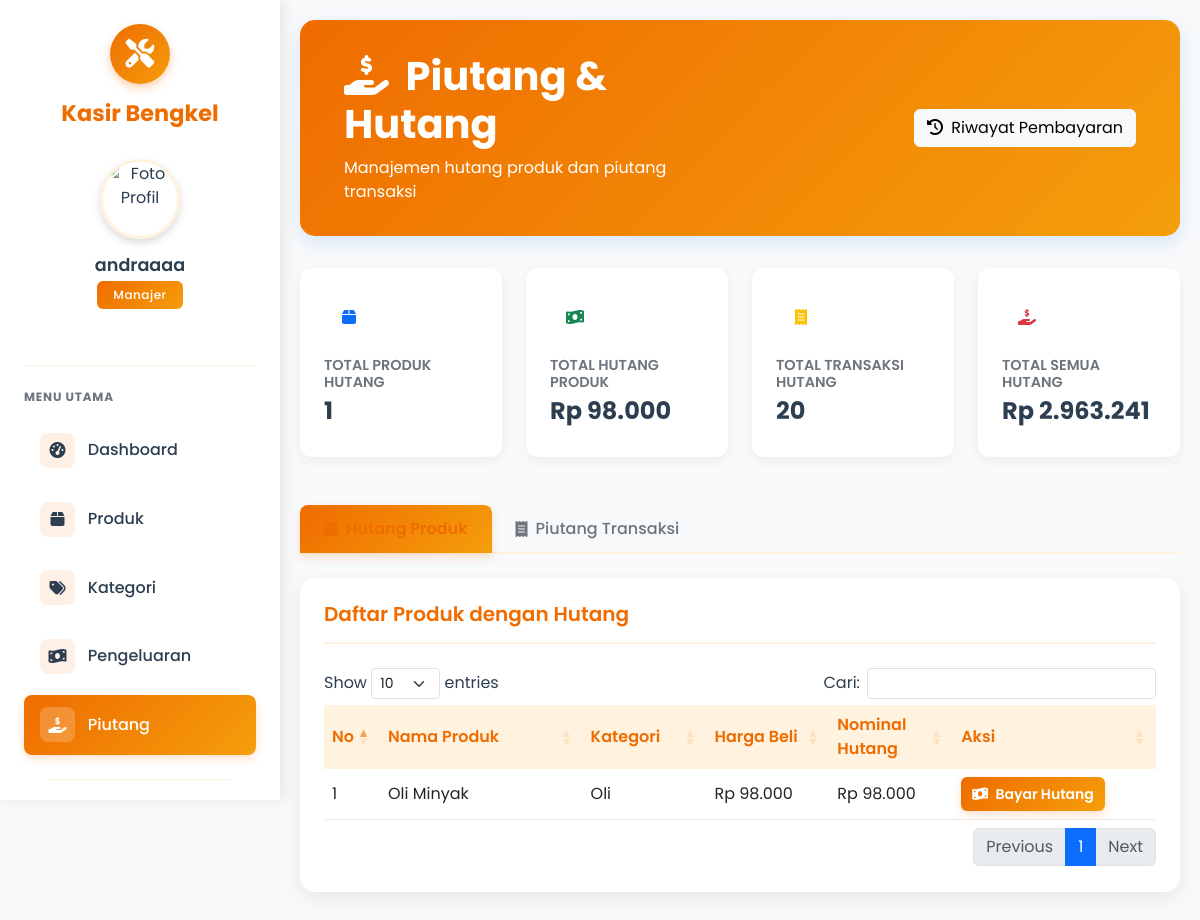
Screenshot of /manajer/piutang.php (signed in) with the database file from the repository.
### tables this page shows
CREATE TABLE `produk` (
  `id` int(11) NOT NULL,
  `nama` varchar(50) NOT NULL,
  `harga_beli` decimal(10,2) DEFAULT NULL,
  `harga_jual` decimal(10,2) NOT NULL,
  `stok` int(11) NOT NULL,
  `kategori_id` int(11) DEFAULT NULL,
  `hutang_sparepart` enum('Hutang','Cash') DEFAULT 'Cash',
  `nominal_hutang` decimal(10,2) DEFAULT 0.00
);

CREATE TABLE `kategori` (
  `id` int(11) NOT NULL,
  `nama_kategori` varchar(50) NOT NULL
);

### manajer/piutang.php (the view, shortened to what this page needs)
<?php
include '../config.php';
$hutang_produk_query = "SELECT * FROM produk WHERE hutang_sparepart = 'Hutang' AND nominal_hutang > 0 ORDER BY nominal_hutang DESC";
$hutang_produk_result = mysqli_query($conn, $hutang_produk_query);
$summary_query = "SELECT
                 (SELECT COUNT(*) FROM produk WHERE hutang_sparepart = 'Hutang' AND nominal_hutang > 0) as total_produk_hutang,
                 (SELECT SUM(nominal_hutang) FROM produk WHERE hutang_sparepart = 'Hutang' AND nominal_hutang > 0) as total_hutang_produk,
                 (SELECT COUNT(*) FROM transaksi WHERE status_hutang = 1 AND hutang > 0) as total_transaksi_hutang,
                 (SELECT SUM(hutang) FROM transaksi WHERE status_hutang = 1 AND hutang > 0) as total_hutang_transaksi";
$summary_result = mysqli_query($conn, $summary_query);
$summary_data = mysqli_fetch_assoc($summary_result);
$total_semua_hutang =
    ($summary_data['total_hutang_produk'] ?? 0) +
    ($summary_data['total_hutang_transaksi'] ?? 0);
?>
<!DOCTYPE html>
<html lang="id">
<head>
  <link href="https://cdn.jsdelivr.net/npm/bootstrap@5.3.0/dist/css/bootstrap.min.css" rel="stylesheet">
  <link rel="stylesheet" href="https://cdnjs.cloudflare.com/ajax/libs/font-awesome/6.4.0/css/all.min.css">
  <link rel="stylesheet" href="https://cdn.datatables.net/1.13.6/css/dataTables.bootstrap5.min.css">
</head>
<body>
  <?php include 'sidebar.php'; ?>
  <div class="content">
    <div class="page-header">
      <div class="container-fluid">
        <div class="row align-items-center">
          <div class="col-md-6">
            <h1><i class="fas fa-hand-holding-usd me-2"></i> Piutang & Hutang</h1>
            <p class="mb-0">Manajemen hutang produk dan piutang transaksi</p>
          </div>
          <div class="col-md-6 text-md-end mt-3 mt-md-0">
            <a href="piutang_cair.php" class="btn btn-light">
              <i class="fas fa-history me-1"></i> Riwayat Pembayaran
            </a>
          </div>
        </div>
      </div>
    </div>
    <div class="row mb-4">
      <div class="col-xl-3 col-md-6 mb-4">
        <div class="card border-0 summary-card bg-white p-4">
          <div class="summary-icon bg-primary-light">
            <i class="fas fa-box text-primary"></i>
          </div>
          <h6 class="summary-title">TOTAL PRODUK HUTANG</h6>
          <h3 class="summary-value"><?= number_format($summary_data['total_produk_hutang'] ?? 0) ?></h3>
        </div>
      </div>
      <div class="col-xl-3 col-md-6 mb-4">
        <div class="card border-0 summary-card bg-white p-4">
          <div class="summary-icon bg-success-light">
            <i class="fas fa-money-bill-wave text-success"></i>
          </div>
          <h6 class="summary-title">TOTAL HUTANG PRODUK</h6>
          <h3 class="summary-value">Rp <?= number_format($summary_data['total_hutang_produk'] ?? 0, 0, ',', '.') ?></h3>
        </div>
      </div>
      <div class="col-xl-3 col-md-6 mb-4">
        <div class="card border-0 summary-card bg-white p-4">
          <div class="summary-icon bg-warning-light">
            <i class="fas fa-receipt text-warning"></i>
          </div>
          <h6 class="summary-title">TOTAL TRANSAKSI HUTANG</h6>
          <h3 class="summary-value"><?= number_format($summary_data['total_transaksi_hutang'] ?? 0) ?></h3>
        </div>
      </div>
      <div class="col-xl-3 col-md-6 mb-4">
        <div class="card border-0 summary-card bg-white p-4">
          <div class="summary-icon bg-danger-light">
            <i class="fas fa-hand-holding-usd text-danger"></i>
          </div>
          <h6 class="summary-title">TOTAL SEMUA HUTANG</h6>
          <h3 class="summary-value">Rp <?= number_format($total_semua_hutang, 0, ',', '.') ?></h3>
        </div>
      </div>
    </div>
    <ul class="nav nav-tabs" id="piutangTabs" role="tablist">
      <li class="nav-item" role="presentation">
        <button class="nav-link active" id="hutang-produk-tab" data-bs-toggle="tab" data-bs-target="#hutang-produk" type="button" role="tab">
          <i class="fas fa-box me-2"></i> Hutang Produk
        </button>
      </li>
      <li class="nav-item" role="presentation">
        <button class="nav-link" id="piutang-transaksi-tab" data-bs-toggle="tab" data-bs-target="#piutang-transaksi" type="button" role="tab">
          <i class="fas fa-receipt me-2"></i> Piutang Transaksi
        </button>
      </li>
    </ul>
    <div class="tab-content" id="piutangTabContent">
      <div class="tab-pane fade show active" id="hutang-produk" role="tabpanel" tabindex="0">
        <div class="data-card">
          <div class="card-header-actions">
            <h5 class="card-title">Daftar Produk dengan Hutang</h5>
          </div>
          <div class="table-responsive">
            <table class="table table-hover" id="hutangProdukTable">
              <thead>
                <tr>
                  <th width="5%">No</th>
                  <th width="25%">Nama Produk</th>
                  <th width="15%">Kategori</th>
                  <th width="15%">Harga Beli</th>
                  <th width="15%">Nominal Hutang</th>
                  <th width="25%">Aksi</th>
                </tr>
              </thead>
              <tbody>
                <?php
                $no = 1;
                if (mysqli_num_rows($hutang_produk_result) > 0):
                  while ($row = mysqli_fetch_assoc($hutang_produk_result)):
                    $kategori_id = $row['kategori_id'];
                    $kategori_query = "SELECT nama_kategori FROM kategori WHERE id = '$kategori_id'";
                    $kategori_result = mysqli_query($conn, $kategori_query);
                    $kategori_name = mysqli_fetch_assoc($kategori_result)['nama_kategori'] ?? 'Tidak Ada Kategori';
                ?>
                <tr>
                  <td><?= $no++ ?></td>
                  <td><?= htmlspecialchars($row['nama']) ?></td>
                  <td><?= htmlspecialchars($kategori_name) ?></td>
                  <td>Rp <?= number_format($row['harga_beli'], 0, ',', '.') ?></td>
                  <td>Rp <?= number_format($row['nominal_hutang'], 0, ',', '.') ?></td>
                  <td>
                    <a href="bayar_hutang.php?id=<?= $row['id'] ?>" class="btn btn-sm btn-primary btn-action">
                      <i class="fas fa-money-bill-wave me-1"></i> Bayar Hutang
                    </a>
                  </td>
                </tr>
                <?php
                  endwhile;
                else:
                ?>
                <tr>
                  <td colspan="6" class="text-center py-4">Tidak ada produk dengan hutang</td>
                </tr>
                <?php endif; ?>
              </tbody>
            </table>
          </div>
        </div>
      </div>
    </div>
  </div>
</body>
</html>

### manajer/piutang.php (style rules this page uses)
:root { --primary-orange: #EF6C00; --secondary-orange: #F59E0B; --light-orange: #FFF3E0; --accent-orange: #D84315; --white: #ffffff; --light-gray: #f8f9fa; --text-dark: #2C3E50; }
body { background-color: var(--light-gray); font-family: 'Poppins', 'Arial', sans-serif; color: var(--text-dark); padding-left: 280px; }
.content { padding: 20px; background-color: var(--light-gray); min-height: 100vh; }
.page-header { background: linear-gradient(135deg, var(--primary-orange), var(--secondary-orange)); border-radius: 15px; padding: 2rem; color: var(--white); margin-bottom: 2rem; box-shadow: 0 6px 18px rgba(0, 123, 255, 0.15); }
.page-header h1 { font-weight: 700; margin-bottom: 0.5rem; }
.data-card { border: none; border-radius: 15px; overflow: hidden; box-shadow: 0 6px 18px rgba(0, 0, 0, 0.08); background-color: var(--white); padding: 1.5rem; height: 100%; margin-bottom: 1.5rem; }
.table { margin-bottom: 0; }
.table th { background-color: var(--light-orange); color: var(--primary-orange); font-weight: 600; border: none; vertical-align: middle; }
.table td { vertical-align: middle; border-color: #e9ecef; }
.card-header-actions { display: flex; justify-content: space-between; align-items: center; padding-bottom: 1rem; margin-bottom: 1.5rem; border-bottom: 2px solid var(--light-orange); }
.card-title { font-size: 1.25rem; font-weight: 600; color: var(--primary-orange); margin-bottom: 0; }
.btn-primary { background: linear-gradient(135deg, var(--primary-orange), var(--secondary-orange)); border: none; border-radius: 8px; padding: 0.75rem 1.5rem; font-weight: 600; transition: all 0.3s ease; box-shadow: 0 4px 10px rgba(239, 108, 0, 0.2); }
.btn-action { padding: 0.4rem 0.7rem; border-radius: 6px; margin-right: 0.25rem; }
.summary-card { border-radius: 12px; box-shadow: 0 4px 12px rgba(0,0,0,0.05); transition: all 0.3s ease; height: 100%; }
.summary-icon { width: 50px; height: 50px; display: flex; align-items: center; justify-content: center; border-radius: 12px; margin-bottom: 15px; }
.summary-title { font-size: 0.9rem; font-weight: 600; color: #6c757d; margin-bottom: 5px; }
.summary-value { font-size: 1.5rem; font-weight: 700; color: var(--text-dark); }
.nav-tabs { border-bottom: 2px solid var(--light-orange); margin-bottom: 1.5rem; }
.nav-tabs .nav-link { border: none; color: #6c757d; font-weight: 500; padding: 0.75rem 1.5rem; border-radius: 8px 8px 0 0; transition: all 0.3s ease; }
.nav-tabs .nav-link.active { color: var(--primary-orange); background-color: var(--light-orange); font-weight: 600; }

### manajer/sidebar.php (style rules this page uses)
.nav-link { display: flex; align-items: center; padding: 0.8rem 1rem; border-radius: 8px; color: #2C3E50; text-decoration: none; transition: all 0.3s ease; font-weight: 500; }
.nav-link.active { background: linear-gradient(135deg, #EF6C00, #F59E0B); color: #ffffff; box-shadow: 0 4px 8px rgba(239, 108, 0, 0.2); }
.nav-link i { font-size: 1rem; }

### rows the page displays
produk: nama "Oli Minyak", kategori.nama_kategori "Oli", harga_beli "98.000", nominal_hutang "98.000"

### other values shown
$_SESSION['manajer']['nama'] "andraaaa"
$summary_data['total_produk_hutang'] "1"
$summary_data['total_hutang_produk'] "98.000"
$summary_data['total_transaksi_hutang'] "20"
$total_semua_hutang "2.963.241"
